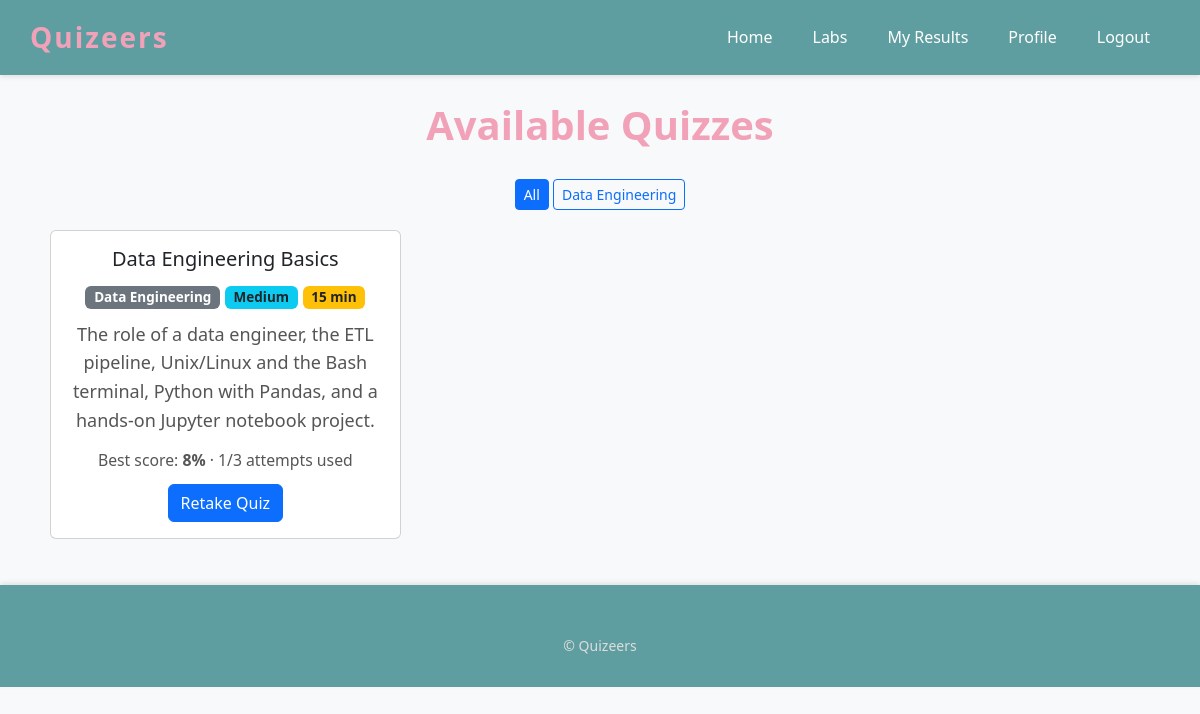
The app's page / (signed in) with its own data.
### app.py (models this page shows)
class Quiz(db.Model):
    id = db.Column(db.Integer, primary_key=True)
    title = db.Column(db.String(255), nullable=False)
    description = db.Column(db.Text, default="")
    is_deleted = db.Column(db.Boolean, default=False)
    category = db.Column(db.String(100), default="General")
    difficulty = db.Column(db.String(20), default="Medium")
    time_limit_minutes = db.Column(db.Integer, nullable=True)
    max_attempts = db.Column(db.Integer, nullable=True)
    shuffle_questions = db.Column(db.Boolean, default=True)
    questions = db.relationship(
        "Question", backref="quiz", lazy=True, cascade="all, delete-orphan"
    )

### app.py (the view)
@app.route("/")
def home():
    category = request.args.get("category", "").strip()
    query = Quiz.query.filter_by(is_deleted=False)
    if category:
        query = query.filter_by(category=category)
    quizzes = query.all()
    categories = sorted({
        q.category for q in Quiz.query.filter_by(is_deleted=False).all() if q.category
    })
    attempt_counts = {}
    best_scores = {}
    if current_user.is_authenticated:
        for quiz in quizzes:
            results = Result.query.filter_by(user_id=current_user.id, quiz_id=quiz.id).all()
            attempt_counts[quiz.id] = len(results)
            best_scores[quiz.id] = max((r.score for r in results), default=None)
    return render_template(
        "home.html",
        quizzes=quizzes,
        categories=categories,
        selected_category=category,
        attempt_counts=attempt_counts,
        best_scores=best_scores,
    )

### app.py (called while the page is built)
@login_manager.user_loader
def load_user(user_id):
    return db.session.get(User, int(user_id))

### templates/home.html (shortened to what this page needs)
{% extends "base.html" %}
{% block content %}
    <h1>Available Quizzes</h1>
    {% if categories %}
        <div style="text-align:center; margin-bottom: 20px;">
            <a href="{{ url_for('quizzes.home') }}" class="btn btn-sm {{ 'btn-primary' if not selected_category else 'btn-outline-primary' }}">All</a>
            {% for cat in categories %}
                <a href="{{ url_for('quizzes.home', category=cat) }}" class="btn btn-sm {{ 'btn-primary' if selected_category == cat else 'btn-outline-primary' }}">{{ cat }}</a>
            {% endfor %}
        </div>
    {% endif %}
    {% if quizzes %}
        <div class="row">
            {% for quiz in quizzes %}
                <div class="col-md-4" style="margin-bottom: 20px;">
                    <div class="card">
                        <div class="card-body">
                            <h5 class="card-title">{{ quiz.title }}</h5>
                            <p>
                                <span class="badge bg-secondary">{{ quiz.category }}</span>
                                <span class="badge bg-info text-dark">{{ quiz.difficulty }}</span>
                                {% if quiz.time_limit_minutes %}
                                    <span class="badge bg-warning text-dark">{{ quiz.time_limit_minutes }} min</span>
                                {% endif %}
                            </p>
                            <p class="card-text">{{ quiz.description }}</p>
                            {% if current_user.is_authenticated %}
                                {% set best = best_scores.get(quiz.id) %}
                                {% set used = attempt_counts.get(quiz.id, 0) %}
                                {% if best is not none %}
                                    <p><small>Best score: <strong>{{ best }}%</strong>
                                    {% if quiz.max_attempts %} &middot; {{ used }}/{{ quiz.max_attempts }} attempts used{% endif %}
                                    </small></p>
                                {% elif quiz.max_attempts %}
                                    <p><small>{{ quiz.max_attempts }} attempt(s) allowed</small></p>
                                {% endif %}
                                {% if quiz.max_attempts and used >= quiz.max_attempts %}
                                    <button class="btn btn-secondary" disabled>No attempts left</button>
                                {% else %}
                                    <a href="{{ url_for('quizzes.take_quiz', quiz_id=quiz.id) }}" class="btn btn-primary">
                                        {{ 'Retake Quiz' if best is not none else 'Take Quiz' }}
                                    </a>
                                {% endif %}
                            {% else %}
                                <a href="{{ url_for('auth.login') }}" class="btn btn-secondary">Log in to take this quiz</a>
                            {% endif %}
                        </div>
                    </div>
                </div>
            {% endfor %}
        </div>
    {% else %}
        <p>No quizzes are available yet.</p>
    {% endif %}
{% endblock %}

### static/css/styles.css (style rules this page uses)
body { font-family: 'Segoe UI', Tahoma, Geneva, Verdana, sans-serif; margin: 0; padding: 0; background-color: #f8f9fa; line-height: 1.6; }
h1 { font-family: 'Segoe UI', Tahoma, Geneva, Verdana, sans-serif; font-weight: 700; color: #f2a2b8; text-align: center; margin-bottom: 30px; }
main p { font-size: 18px; margin: 10px 0; color: #555; }

### records on screen
Quiz: category "Data Engineering", title "Data Engineering Basics", difficulty "Medium", time_limit_minutes "15", description "The role of a data engineer, the ETL pipeline, Unix/Linux and the Bash terminal, Python with Pandas, and a hands-on Jupyter notebook project.", best "8", used "1", max_attempts "3", value "Retake Quiz"
